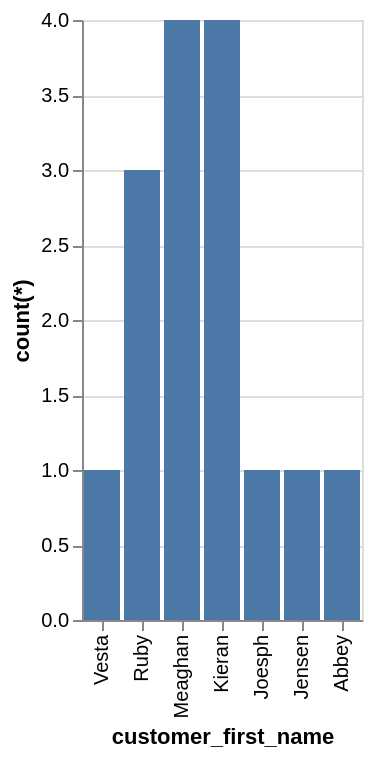

Write the Vega-Lite specification saved for this chart.
### Vega-Lite specification from a JSON file in a GitHub repository (floating-point values rounded to 4 significant figures)
{"data": {"values": [{"x_data": "Joesph", "y_data": 1}, {"x_data": "Vesta", "y_data": 1}, {"x_data": "Meaghan", "y_data": 4}, {"x_data": "Abbey", "y_data": 1}, {"x_data": "Jensen", "y_data": 1}, {"x_data": "Kieran", "y_data": 4}, {"x_data": "Ruby", "y_data": 3}]}, "mark": "bar", "encoding": {"x": {"field": "x_data", "type": "nominal", "title": "customer_first_name", "sort": "descending"}, "y": {"field": "y_data", "type": "quantitative", "title": "count(*)"}}}
